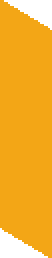
#> input picture Resources/right-side.png, 26 x 129 px (shown 2 times larger); its folder holds 5 pictures in this run
$ python -i pong_game_with_levels_final.py   (imports and definitions only)
#> lines starting #> are read from the running program, lines starting #| are printed output that depends on the picture
import cv2
import cvzone
from cvzone.HandTrackingModule import HandDetector
import numpy as np
from flask import Flask, render_template, Response, request, redirect, url_for

# [16 lines not run here, left out]


# [1 line that did not run here, left out]

ballPosition = [100, 100]
speedX, speedY = 15, 15
gameOver = False
score = [0, 0]
level = 1
difficulty = "easy"  # по умолчанию

# Функция сброса игры
def reset_game():
    global ballPosition, speedX, speedY, gameOver, score, level, imgBat1, imgBat2

    ballPosition = [100, 100]
    gameOver = False
    score = [0, 0]

    if difficulty == "easy":
        speedX, speedY = 15, 15
        level = 1
        imgBat1 = cv2.resize(cv2.imread("Resources/right-side.png", cv2.IMREAD_UNCHANGED), (34, 250))
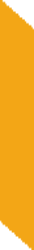
#> imgBat1: shape (250, 34, 4); mean B, G, R, A 47.7, 175.8, 244.3, 224.7
        imgBat2 = cv2.resize(cv2.imread("Resources/left-side.png", cv2.IMREAD_UNCHANGED), (34, 250))
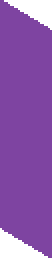
#> input picture Resources/left-side.png, 26 x 129 px (shown 2 times larger)
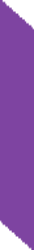
#> imgBat2: shape (250, 34, 4); mean B, G, R, A 171.4, 88.6, 140.2, 224.7
    elif difficulty == "medium":
        speedX, speedY = 20, 20
        level = 2
        imgBat1 = cv2.resize(cv2.imread("Resources/right-side.png", cv2.IMREAD_UNCHANGED), (34, 200))
        imgBat2 = cv2.resize(cv2.imread("Resources/left-side.png", cv2.IMREAD_UNCHANGED), (34, 200))
    elif difficulty == "hard":
        speedX, speedY = 25, 25
        level = 3
        imgBat1 = cv2.resize(cv2.imread("Resources/right-side.png", cv2.IMREAD_UNCHANGED), (34, 150))
        imgBat2 = cv2.resize(cv2.imread("Resources/left-side.png", cv2.IMREAD_UNCHANGED), (34, 150))

# Функция генерации кадров
# [61 lines left out: function generate_frames, not called in this run]

# Маршруты
# [3 lines that did not run here, left out]

# [3 lines that did not run here, left out]

# [3 lines that did not run here, left out]

# [4 lines that did not run here, left out]

# [6 lines that did not run here, left out]

# Запуск сервера
# [2 lines not run here, left out]

>>> result = reset_game()
